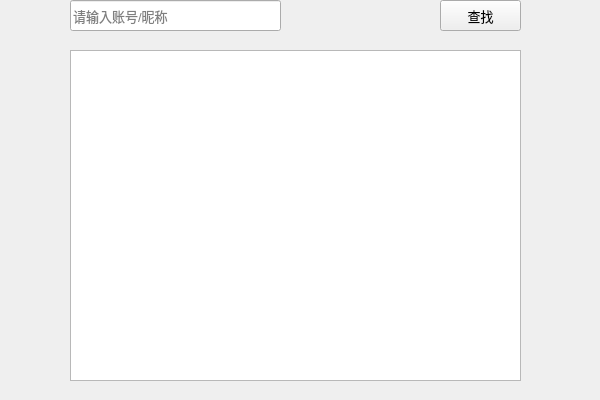
<?xml version="1.0" encoding="UTF-8"?>
<ui version="4.0">
 <class>AddFriendsClass</class>
 <widget class="QWidget" name="AddFriendsClass">
  <property name="geometry">
   <rect>
    <x>0</x>
    <y>0</y>
    <width>600</width>
    <height>400</height>
   </rect>
  </property>
  <property name="windowTitle">
   <string>AddFriends</string>
  </property>
  <widget class="QLineEdit" name="chazhao">
   <property name="geometry">
    <rect>
     <x>70</x>
     <y>0</y>
     <width>211</width>
     <height>31</height>
    </rect>
   </property>
   <property name="font">
    <font>
     <pointsize>10</pointsize>
    </font>
   </property>
   <property name="placeholderText">
    <string>请输入账号/昵称</string>
   </property>
  </widget>
  <widget class="QPushButton" name="chazhaobutton">
   <property name="geometry">
    <rect>
     <x>440</x>
     <y>0</y>
     <width>81</width>
     <height>31</height>
    </rect>
   </property>
   <property name="font">
    <font>
     <pointsize>10</pointsize>
    </font>
   </property>
   <property name="text">
    <string>查找</string>
   </property>
  </widget>
  <widget class="QTableView" name="tableView">
   <property name="geometry">
    <rect>
     <x>70</x>
     <y>50</y>
     <width>451</width>
     <height>331</height>
    </rect>
   </property>
  </widget>
 </widget>
 <layoutdefault spacing="6" margin="11"/>
 <resources/>
 <connections/>
</ui>
